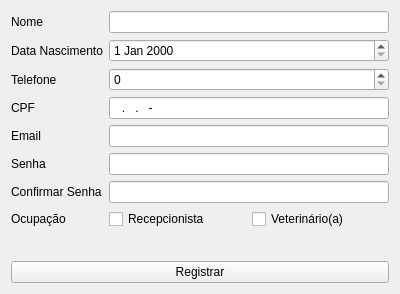
<?xml version="1.0" encoding="UTF-8"?>
<ui version="4.0">
 <class>Form</class>
 <widget class="QWidget" name="Form">
  <property name="geometry">
   <rect>
    <x>0</x>
    <y>0</y>
    <width>400</width>
    <height>248</height>
   </rect>
  </property>
  <property name="windowTitle">
   <string>Form</string>
  </property>
  <layout class="QFormLayout" name="formLayout">
   <item row="0" column="0">
    <widget class="QLabel" name="label">
     <property name="text">
      <string>Nome</string>
     </property>
    </widget>
   </item>
   <item row="0" column="1">
    <widget class="QLineEdit" name="lineEdit">
     <property name="text">
      <string/>
     </property>
    </widget>
   </item>
   <item row="1" column="0">
    <widget class="QLabel" name="label_2">
     <property name="text">
      <string>Data Nascimento</string>
     </property>
    </widget>
   </item>
   <item row="1" column="1">
    <widget class="QDateEdit" name="dateEdit"/>
   </item>
   <item row="3" column="0">
    <widget class="QLabel" name="label_3">
     <property name="text">
      <string>CPF</string>
     </property>
    </widget>
   </item>
   <item row="3" column="1">
    <widget class="QLineEdit" name="lineEdit_2">
     <property name="inputMask">
      <string>999.999.999-99</string>
     </property>
    </widget>
   </item>
   <item row="4" column="0">
    <widget class="QLabel" name="label_4">
     <property name="text">
      <string>Email</string>
     </property>
    </widget>
   </item>
   <item row="4" column="1">
    <widget class="QLineEdit" name="lineEdit_3"/>
   </item>
   <item row="5" column="0">
    <widget class="QLabel" name="label_5">
     <property name="text">
      <string>Senha</string>
     </property>
    </widget>
   </item>
   <item row="5" column="1">
    <widget class="QLineEdit" name="lineEdit_4"/>
   </item>
   <item row="6" column="0">
    <widget class="QLabel" name="label_6">
     <property name="text">
      <string>Confirmar Senha</string>
     </property>
    </widget>
   </item>
   <item row="6" column="1">
    <widget class="QLineEdit" name="lineEdit_5"/>
   </item>
   <item row="7" column="0">
    <widget class="QLabel" name="label_7">
     <property name="text">
      <string>Ocupação</string>
     </property>
    </widget>
   </item>
   <item row="7" column="1">
    <layout class="QHBoxLayout" name="horizontalLayout">
     <item>
      <widget class="QCheckBox" name="checkBox_2">
       <property name="text">
        <string>Recepcionista</string>
       </property>
      </widget>
     </item>
     <item>
      <widget class="QCheckBox" name="checkBox">
       <property name="text">
        <string>Veterinário(a)</string>
       </property>
      </widget>
     </item>
    </layout>
   </item>
   <item row="8" column="0" colspan="2">
    <spacer name="horizontalSpacer">
     <property name="orientation">
      <enum>Qt::Horizontal</enum>
     </property>
     <property name="sizeHint" stdset="0">
      <size>
       <width>40</width>
       <height>20</height>
      </size>
     </property>
    </spacer>
   </item>
   <item row="9" column="0" colspan="2">
    <widget class="QPushButton" name="registrarBTN">
     <property name="text">
      <string>Registrar</string>
     </property>
    </widget>
   </item>
   <item row="2" column="0">
    <widget class="QLabel" name="label_8">
     <property name="text">
      <string>Telefone</string>
     </property>
    </widget>
   </item>
   <item row="2" column="1">
    <widget class="QSpinBox" name="spinBox"/>
   </item>
  </layout>
 </widget>
 <resources/>
 <connections/>
</ui>
